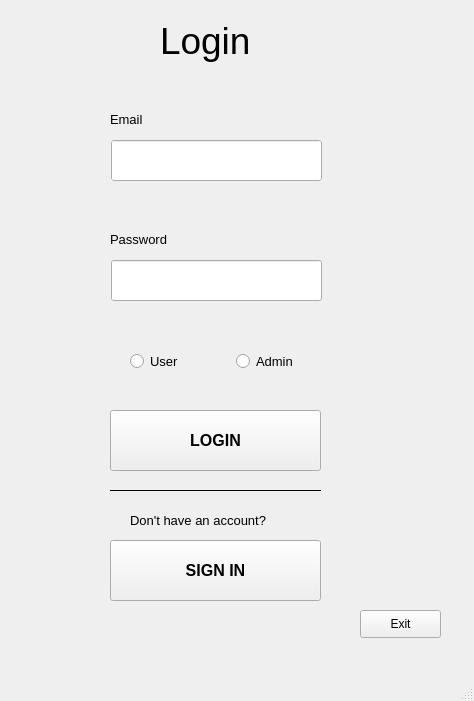
<?xml version="1.0" encoding="UTF-8"?>
<ui version="4.0">
 <class>login</class>
 <widget class="QMainWindow" name="login">
  <property name="geometry">
   <rect>
    <x>0</x>
    <y>0</y>
    <width>474</width>
    <height>701</height>
   </rect>
  </property>
  <property name="windowTitle">
   <string>MainWindow</string>
  </property>
  <widget class="QWidget" name="centralwidget">
   <widget class="QLabel" name="error_on_password">
    <property name="geometry">
     <rect>
      <x>110</x>
      <y>310</y>
      <width>211</width>
      <height>19</height>
     </rect>
    </property>
    <property name="font">
     <font>
      <pointsize>10</pointsize>
      <bold>true</bold>
     </font>
    </property>
    <property name="styleSheet">
     <string notr="true">QLabel{color: red;}</string>
    </property>
    <property name="text">
     <string/>
    </property>
   </widget>
   <widget class="QFrame" name="frame">
    <property name="geometry">
     <rect>
      <x>110</x>
      <y>480</y>
      <width>211</width>
      <height>21</height>
     </rect>
    </property>
    <property name="font">
     <font>
      <pointsize>10</pointsize>
      <bold>false</bold>
     </font>
    </property>
    <property name="frameShape">
     <enum>QFrame::HLine</enum>
    </property>
    <property name="frameShadow">
     <enum>QFrame::Plain</enum>
    </property>
    <property name="lineWidth">
     <number>0</number>
    </property>
    <property name="midLineWidth">
     <number>5</number>
    </property>
   </widget>
   <widget class="QRadioButton" name="user_radio">
    <property name="geometry">
     <rect>
      <x>130</x>
      <y>350</y>
      <width>101</width>
      <height>23</height>
     </rect>
    </property>
    <property name="font">
     <font>
      <pointsize>10</pointsize>
     </font>
    </property>
    <property name="text">
     <string>User</string>
    </property>
   </widget>
   <widget class="QLabel" name="error_on_email">
    <property name="geometry">
     <rect>
      <x>110</x>
      <y>190</y>
      <width>211</width>
      <height>19</height>
     </rect>
    </property>
    <property name="font">
     <font>
      <pointsize>10</pointsize>
      <bold>true</bold>
     </font>
    </property>
    <property name="styleSheet">
     <string notr="true">QLabel{color: red;}</string>
    </property>
    <property name="text">
     <string/>
    </property>
   </widget>
   <widget class="QPushButton" name="login_to_account">
    <property name="geometry">
     <rect>
      <x>110</x>
      <y>410</y>
      <width>211</width>
      <height>61</height>
     </rect>
    </property>
    <property name="font">
     <font>
      <pointsize>12</pointsize>
      <bold>true</bold>
     </font>
    </property>
    <property name="autoFillBackground">
     <bool>false</bool>
    </property>
    <property name="text">
     <string>LOGIN</string>
    </property>
    <property name="autoDefault">
     <bool>false</bool>
    </property>
    <property name="default">
     <bool>false</bool>
    </property>
   </widget>
   <widget class="QLabel" name="label_2">
    <property name="geometry">
     <rect>
      <x>110</x>
      <y>110</y>
      <width>91</width>
      <height>19</height>
     </rect>
    </property>
    <property name="font">
     <font>
      <pointsize>10</pointsize>
     </font>
    </property>
    <property name="text">
     <string>Email</string>
    </property>
   </widget>
   <widget class="QLineEdit" name="set_password">
    <property name="geometry">
     <rect>
      <x>111</x>
      <y>260</y>
      <width>211</width>
      <height>41</height>
     </rect>
    </property>
    <property name="font">
     <font>
      <pointsize>10</pointsize>
     </font>
    </property>
    <property name="text">
     <string/>
    </property>
    <property name="echoMode">
     <enum>QLineEdit::Password</enum>
    </property>
   </widget>
   <widget class="QLabel" name="label">
    <property name="geometry">
     <rect>
      <x>160</x>
      <y>10</y>
      <width>131</width>
      <height>61</height>
     </rect>
    </property>
    <property name="font">
     <font>
      <pointsize>28</pointsize>
     </font>
    </property>
    <property name="text">
     <string>Login</string>
    </property>
   </widget>
   <widget class="QLineEdit" name="set_email">
    <property name="enabled">
     <bool>true</bool>
    </property>
    <property name="geometry">
     <rect>
      <x>111</x>
      <y>140</y>
      <width>211</width>
      <height>41</height>
     </rect>
    </property>
    <property name="font">
     <font>
      <pointsize>10</pointsize>
     </font>
    </property>
    <property name="autoFillBackground">
     <bool>true</bool>
    </property>
    <property name="text">
     <string/>
    </property>
    <property name="echoMode">
     <enum>QLineEdit::Normal</enum>
    </property>
   </widget>
   <widget class="QRadioButton" name="admin_ratio">
    <property name="geometry">
     <rect>
      <x>236</x>
      <y>350</y>
      <width>131</width>
      <height>23</height>
     </rect>
    </property>
    <property name="font">
     <font>
      <pointsize>10</pointsize>
     </font>
    </property>
    <property name="text">
     <string>Admin</string>
    </property>
   </widget>
   <widget class="QLabel" name="label_3">
    <property name="geometry">
     <rect>
      <x>110</x>
      <y>230</y>
      <width>91</width>
      <height>19</height>
     </rect>
    </property>
    <property name="font">
     <font>
      <pointsize>10</pointsize>
     </font>
    </property>
    <property name="text">
     <string>Password</string>
    </property>
   </widget>
   <widget class="QPushButton" name="sign_in">
    <property name="geometry">
     <rect>
      <x>110</x>
      <y>540</y>
      <width>211</width>
      <height>61</height>
     </rect>
    </property>
    <property name="font">
     <font>
      <pointsize>12</pointsize>
      <bold>true</bold>
     </font>
    </property>
    <property name="autoFillBackground">
     <bool>false</bool>
    </property>
    <property name="text">
     <string>SIGN IN</string>
    </property>
    <property name="autoDefault">
     <bool>false</bool>
    </property>
    <property name="default">
     <bool>false</bool>
    </property>
   </widget>
   <widget class="QLabel" name="label_4">
    <property name="geometry">
     <rect>
      <x>130</x>
      <y>510</y>
      <width>201</width>
      <height>20</height>
     </rect>
    </property>
    <property name="font">
     <font>
      <pointsize>10</pointsize>
     </font>
    </property>
    <property name="text">
     <string>Don't have an account?</string>
    </property>
   </widget>
   <widget class="QPushButton" name="exit">
    <property name="geometry">
     <rect>
      <x>360</x>
      <y>610</y>
      <width>81</width>
      <height>28</height>
     </rect>
    </property>
    <property name="text">
     <string>Exit</string>
    </property>
   </widget>
   <widget class="QLabel" name="error_on_ratio">
    <property name="geometry">
     <rect>
      <x>110</x>
      <y>380</y>
      <width>211</width>
      <height>19</height>
     </rect>
    </property>
    <property name="font">
     <font>
      <pointsize>10</pointsize>
      <bold>true</bold>
     </font>
    </property>
    <property name="styleSheet">
     <string notr="true">QLabel{color: red;}</string>
    </property>
    <property name="text">
     <string/>
    </property>
   </widget>
  </widget>
  <widget class="QStatusBar" name="statusbar"/>
 </widget>
 <resources/>
 <connections/>
</ui>
